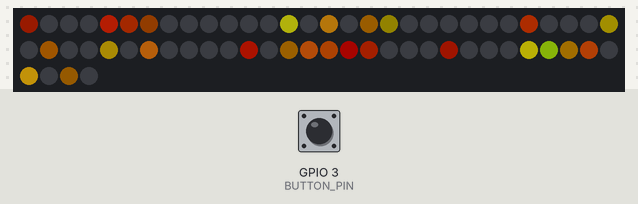
Recording of a sketch running on a simulated ESP32. Parts: 64 RGB LEDs in strip order, left to right, continuing on the next row. The test bench sets the inputs (shaded band); at power-on: GPIO 3 (BUTTON_PIN) HIGH. Dim RGB values are drawn brighter than linear; random numbers use the default seed unless the sketch sets one.

Above: at 3.45 s.
At 4.23 s:
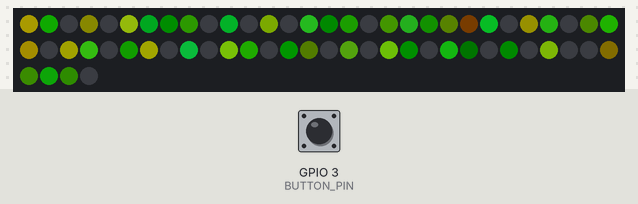
4.3 s: GPIO 3 (BUTTON_PIN) pulled LOW for 0.15 s
At 5.6 s:
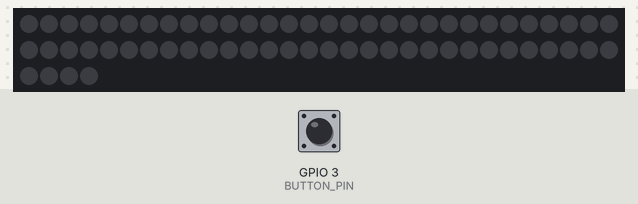
Timing chart, 0 to 7.3 s (numbered marks = the images above; inputs shaded):
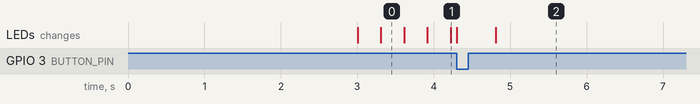

The sketch:

sketch_esp32_lamblight.ino
```cpp
// https://dl.espressif.com/dl/package_esp32_index.json
// https://espressif.github.io/arduino-esp32/package_esp32_index.json

#include <FastLED.h>

FASTLED_USING_NAMESPACE


#define BUTTON_PIN 3

#define DATA_PIN 2

//#define CLK_PIN 4

#define LED_TYPE WS2812B

#define COLOR_ORDER GRB

#define NUM_LEDS 64

CRGB leds[NUM_LEDS];


#define BRIGHTNESS 96

#define FRAMES_PER_SECOND 120


void setup() {

  pinMode(BUTTON_PIN, INPUT);

  delay(3000);  // 3秒的恢复延迟


  // 告诉FastLED关于LED条带配置

  FastLED.addLeds<LED_TYPE, DATA_PIN, COLOR_ORDER>(leds, NUM_LEDS).setCorrection(TypicalLEDStrip);

  //FastLED.addLeds(leds, NUM_LEDS).setCorrection(TypicalLEDStrip);


  // 设置主亮度控制

  FastLED.setBrightness(BRIGHTNESS);
}


// 列出要循环的模式。每个都定义为下面的单独函数。

typedef void (*SimplePatternList[])();

SimplePatternList gPatterns = { confetti, off };


uint8_t gCurrentPatternNumber = 0;  // 当前模式的索引号

uint8_t gHue = 0;  // 由许多模式使用的旋转"基色"


void loop()

{

  // 调用当前模式函数一次，更新'leds'数组

  gPatterns[gCurrentPatternNumber]();


  // 将'leds'数组发送到实际的LED条

  FastLED.show();

  // 插入一个延迟以保持帧率适中

  FastLED.delay(1000 / FRAMES_PER_SECOND);


  // 做一些定期更新

  EVERY_N_MILLISECONDS(20) {
    gHue++;
  }  // 慢慢地通过彩虹循环"基色"

  //EVERY_N_SECONDS( 10 ) { nextPattern(); } // 定期更改模式


  int buttonState;

  buttonState = digitalRead(3);

  if (buttonState != HIGH) {

    nextPattern();

    delay(500);
  }
}


#define ARRAY_SIZE(A) (sizeof(A) / sizeof((A)[0]))


void nextPattern()

{

  // 在当前模式号上加一，并在结束时回绕

  gCurrentPatternNumber = (gCurrentPatternNumber + 1 % ARRAY_SIZE(gPatterns));
}

void confetti()

{

  // 随机颜色的小点，它们会闪烁并平滑地淡出

  fadeToBlackBy(leds, NUM_LEDS, 10);

  int pos = random16(NUM_LEDS);

  leds[pos] += CHSV(gHue + random8(64), 200, 255);
}


void off()

{

  fill_solid(leds, NUM_LEDS, CRGB(0, 0, 0));
}
```
